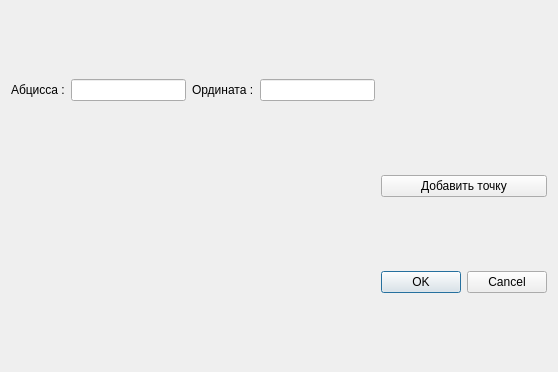
<?xml version="1.0" encoding="UTF-8"?>
<ui version="4.0">
 <class>AddGraphDialog</class>
 <widget class="QDialog" name="AddGraphDialog">
  <property name="geometry">
   <rect>
    <x>0</x>
    <y>0</y>
    <width>558</width>
    <height>372</height>
   </rect>
  </property>
  <property name="windowTitle">
   <string>Dialog</string>
  </property>
  <layout class="QGridLayout" name="gridLayout">
   <item row="19" column="17">
    <widget class="QDialogButtonBox" name="buttonBox">
     <property name="orientation">
      <enum>Qt::Horizontal</enum>
     </property>
     <property name="standardButtons">
      <set>QDialogButtonBox::Cancel|QDialogButtonBox::Ok</set>
     </property>
    </widget>
   </item>
   <item row="17" column="16">
    <widget class="QLineEdit" name="ForY"/>
   </item>
   <item row="17" column="9">
    <widget class="QLabel" name="label">
     <property name="text">
      <string>Абцисса :</string>
     </property>
    </widget>
   </item>
   <item row="17" column="15">
    <widget class="QLabel" name="label_2">
     <property name="text">
      <string>Ордината :</string>
     </property>
    </widget>
   </item>
   <item row="17" column="12">
    <widget class="QLineEdit" name="ForX"/>
   </item>
   <item row="18" column="17">
    <widget class="QPushButton" name="addPoint">
     <property name="text">
      <string>Добавить точку</string>
     </property>
    </widget>
   </item>
  </layout>
 </widget>
 <tabstops>
  <tabstop>ForX</tabstop>
  <tabstop>ForY</tabstop>
  <tabstop>addPoint</tabstop>
 </tabstops>
 <resources/>
 <connections>
  <connection>
   <sender>buttonBox</sender>
   <signal>accepted()</signal>
   <receiver>AddGraphDialog</receiver>
   <slot>accept()</slot>
   <hints>
    <hint type="sourcelabel">
     <x>545</x>
     <y>300</y>
    </hint>
    <hint type="destinationlabel">
     <x>157</x>
     <y>274</y>
    </hint>
   </hints>
  </connection>
  <connection>
   <sender>buttonBox</sender>
   <signal>rejected()</signal>
   <receiver>AddGraphDialog</receiver>
   <slot>reject()</slot>
   <hints>
    <hint type="sourcelabel">
     <x>545</x>
     <y>300</y>
    </hint>
    <hint type="destinationlabel">
     <x>286</x>
     <y>274</y>
    </hint>
   </hints>
  </connection>
  <connection>
   <sender>addPoint</sender>
   <signal>clicked()</signal>
   <receiver>AddGraphDialog</receiver>
   <slot>update()</slot>
   <hints>
    <hint type="sourcelabel">
     <x>464</x>
     <y>186</y>
    </hint>
    <hint type="destinationlabel">
     <x>278</x>
     <y>185</y>
    </hint>
   </hints>
  </connection>
 </connections>
</ui>
